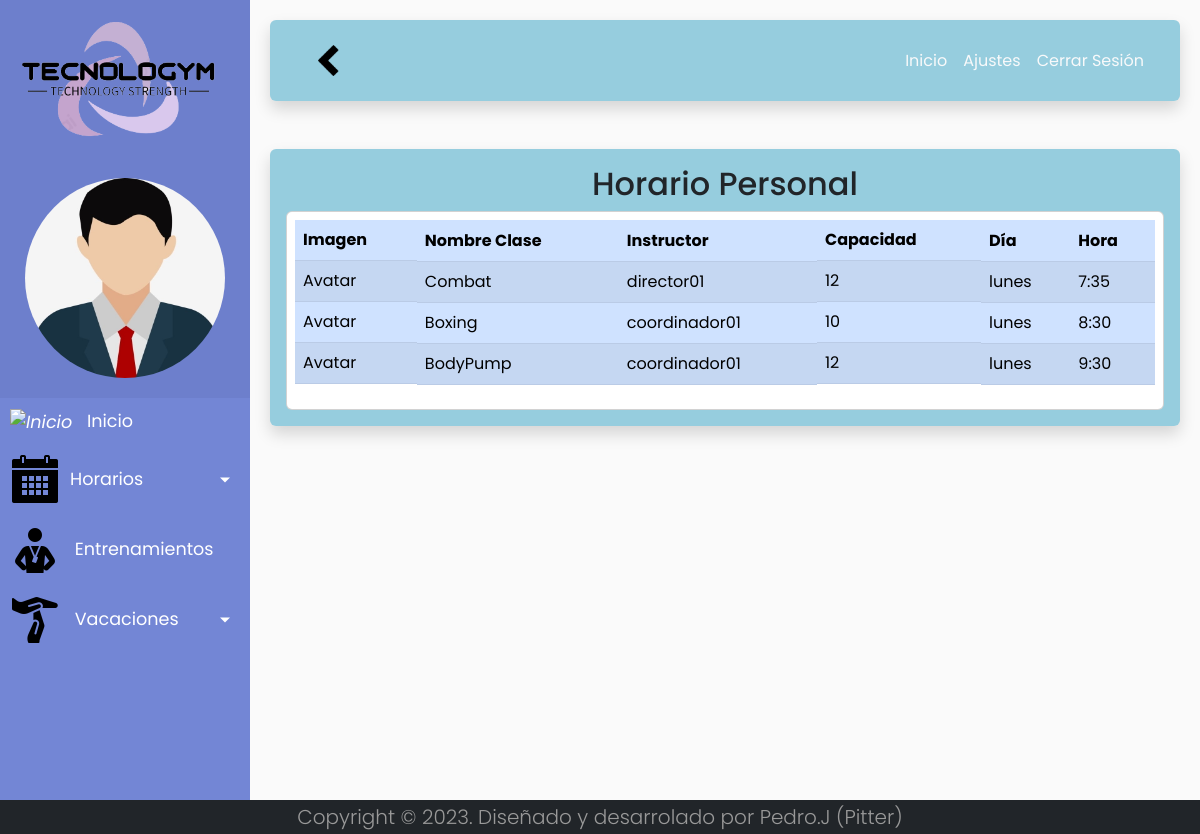
/c_Schedule/personalSchedule, run on an earlier commit of the app's database.
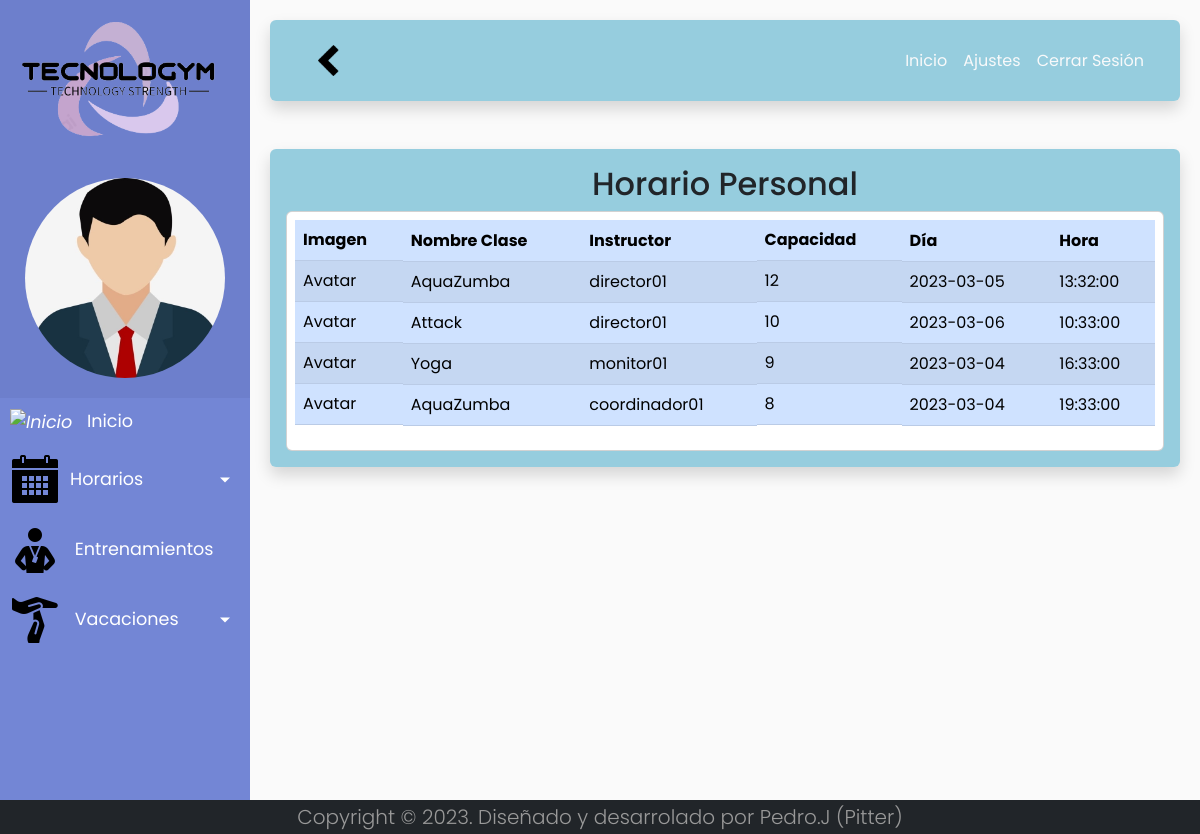
And on a later commit of the database.
### tables this page shows
CREATE TABLE `class` (
  `avatar` varchar(255) NOT NULL,
  `id_class` int(11) NOT NULL,
  `id_worker` int(11) NOT NULL,
  `id_skill` int(11) NOT NULL,
  `capacity` int(11) DEFAULT NULL,
  `day` date NOT NULL,
  `hour` time NOT NULL
);

CREATE TABLE `skill` (
  `id_skill` int(11) NOT NULL,
  `name_skill` varchar(70) NOT NULL,
  `level` varchar(1) NOT NULL DEFAULT '1'
);

CREATE TABLE `person` (
  `id_person` int(11) NOT NULL,
  `name` varchar(70) NOT NULL,
  `lastname` varchar(70) NOT NULL,
  `user` varchar(70) NOT NULL,
  `password` varchar(255) NOT NULL,
  `email` varchar(70) NOT NULL,
  `phone` varchar(9) NOT NULL,
  `avatar` varchar(255) DEFAULT NULL
);

### config/core/Controller.php (called while the page is built, shortened)
<?php
abstract class Controller
{
    protected function loadView($view, $params = array())
    {
        return new View($view, $params);
    }
    protected function loadModel($model)
    {
        if (is_file(ROOT . PATH_MODELS . $model . ".php")) {
            return new $model();
        } else {
            throw new Exception("Error, model does not exist");
        }
    }
}
?>

### app/controllers/c_Schedule.php (called while the page is built, shortened)
<?php
class c_Schedule extends Controller
{
    private $m_schedule;
    public function __construct()
    {
        $this->m_schedule = $this->loadModel("m_Schedule");
    }
    public function personalSchedule()
    {
        $datos["classes"] = $this->m_schedule->showSchedule();
        $contenido = "v_Schedule";
        $this->loadView("templates/header");
        $this->loadView("templates/sidebar");
        $this->loadView($contenido, $datos);
        $this->loadView("templates/footer");
    }
}
?>

### config/core/Model.php (called while the page is built, shortened)
<?php
class Model
{
    private $host = DB_HOST;
    private $user = DB_USER;
    private $pass = DB_PASS;
    private $dbname = DB_NAME;
    private $dbh;
    private $stmt;
    function __construct()
    {
        $dsn = 'mysql:host=' . $this->host . ';dbname=' . $this->dbname;
        $options = array(
            PDO::ATTR_PERSISTENT => true,
            PDO::ATTR_ERRMODE => PDO::ERRMODE_EXCEPTION,
            PDO::MYSQL_ATTR_INIT_COMMAND => 'SET NAMES utf8'
        );
        try {
            $this->dbh = new PDO($dsn, $this->user, $this->pass, $options);
        } catch (PDOException $e) {
            $this->error = $e->getMessage();
        }
    }
    public function consult($query)
    {
        $this->stmt = $this->dbh->prepare($query);
    }
    public function launch()
    {
        return $this->stmt->execute();
    }
    public function result()
    {
        $this->launch();
        return $this->stmt->fetchAll(PDO::FETCH_ASSOC);
    }
}
?>

### app/models/m_Schedule.php (called while the page is built, shortened)
<?php
class m_Schedule extends Model
{
    public function showSchedule()
    {
        $snt = "SELECT * FROM class
        INNER JOIN skill ON skill.id_skill=class.id_skill
        INNER JOIN worker ON worker.id_worker=class.id_worker
        INNER JOIN person ON person.id_person=worker.id_person;";
        $this->consult($snt);
        return $this->result();
    }
}
?>

### app/views/v_Schedule.php (the view)
<div class="row-6 fondo-2 shadow p-3 mb-5 rounded">
    <div class="">
        <h2 class="text-center">Horario Personal</h2>
        <div class="card">
            <div class="table-responsive-sm m-2">
                <table class="table table-primary table-striped table-hover ">
                    <thead>
                        <tr>
                            <th class="d-none d-lg-block" scope="col">Imagen</th>
                            <th scope="col">Nombre Clase</th>
                            <th scope="col">Instructor</th>
                            <th class="d-none d-lg-block" scope="col">Capacidad</th>
                            <th scope="col">Día</th>
                            <th scope="col">Hora</th>
                        </tr>
                    </thead>
                    <tbody>
                        <?php foreach ($classes as $class) : ?>
                            <tr class="">
                                <td class="d-none d-lg-block" scope="row">Avatar</td>
                                <td><?= $class['name_skill'] ?></td>
                                <td><?= $class['name'] ?></td>
                                <td class="d-none d-lg-block"><?= $class['capacity'] ?></td>
                                <td><?= $class['day'] ?></td>
                                <td><?= $class['hour'] ?></td>
                            </tr>
                        <?php endforeach ?>
                    </tbody>
                </table>
            </div>
        </div>
    </div>
</div>

### index.php (shortened to what this page needs)
<?php
$router = new Router();
$method = $router->getMethod();
$parameters = $router->getParams();
$myController = new $controller();
if (empty($parameters)) {
    $myController->$method();
} else {
    $myController->$method($parameters);
}
?>

### app/views/templates/header.php (shortened to what this page needs)
<!doctype html>
<html lang="en">
<head>
    <link href="https://cdn.jsdelivr.net/npm/bootstrap@5.2.1/dist/css/bootstrap.min.css" rel="stylesheet">
    <link rel="stylesheet" href="<?= BASE_URL ?>app\views\css\v_index.css">
</head>

### config/core/View.php (shortened to what this page needs)
<?php
class View
{
    protected $view;
    protected $params;
    public function __construct($view, $params = array())
    {
        $this->view = $view;
        $this->params = $params;
        $this->render();
    }
    protected function render()
    {
        $this->template = $this->getContentTemplate($this->view);
        echo $this->template;
    }
    protected function getContentTemplate($file)
    {
        $filePath = ROOT . PATH_VIEWS . $file . ".php";
        if (is_file($filePath)) {
            extract($this->params);
            require $filePath;
            $template = ob_get_contents();
            return $template;
        } else {
            throw new Exception("Error, view does not exist " . $filePath);
        }
    }
}
?>

### app/views/templates/sidebar.php (shortened to what this page needs)
<body>
    <div class="wrapper">
        <nav id="sidebar">
            <div class="sidebar-header">
                <a href="<?= BASE_URL . "c_Users/dashboard" ?>"><img class="img-fluid" src="<?= BASE_URL ?>app/assets/img/Brand_Tecnologym.png" width="200" alt="Brand-Tecnologym"></a>
            </div>
            <div class="sidebar-header text-center push ">
                <img class="img-fluid rounded-circle" src="<?= BASE_URL ?>app\assets\img\icons\avatar_person.jpg" width="200" alt="Brand-Tecnologym">
            </div>
            <ul class="list-unstyled">
                <li class="active">
                    <a href="<?= BASE_URL . "c_Users/dashboard" ?>">
                        <i class="fas fa-home"><img src="<?= BASE_URL ?>app\assets\img\icons\home_gym.png" width="50" alt="Inicio"></i>
                        <span class="disappear">Inicio</span>
                    </a>
                </li>
                <li>
                    <?php if ($_SESSION['session']['role'] != "Monitor") {
                        echo "<a href='#schudeleSubmenu' data-toggle='collapse' class='dropdown-toggle'>";
                        echo "<i class='fas fa-home'>";
                        echo "<img src='" . BASE_URL . "app\assets\img\icons\calendar.png' width='50' alt='Horario'>";
                        echo "</i>";
                        echo "<span class='disappear'>Horarios</span>";
                        echo "</a>";
                    } ?>
                </li>
                <li>
                    <a href="<?= BASE_URL ?>c_PersonalTraining/showPersonalTraining">
                        <i class="fas fa-home"><img src="<?= BASE_URL ?>app\assets\img\icons\personal_training.png" width="50" alt="Entrenamientos Personales"></i>
                        <span class="disappear">Entrenamientos</span></a>
                </li>
                <li>
                    <a href="#holidaysSubmenu" data-toggle="collapse" class="dropdown-toggle">
                        <i class="fas fa-home"><img src="<?= BASE_URL ?>app\assets\img\icons\time_out.png" width="50" alt="Horario"></i>
                        <span class="disappear">Vacaciones</span>
                    </a>
                </li>
            </ul>
        </nav>
        <div id="content">
            <nav class="fondo-2 shadow p-3 mb-5 rounded navbar navbar-expand-lg navbar-light">
                <div class="container-fluid ">
                    <button type="button" id="sidebarCollapse" class="btn row">
                        <i class="fas fa-home"><img class="rotation" src="<?= BASE_URL ?>app\assets\img\icons\left_arrow.png" width="35" alt="Cerrar Menu"></i>
                    </button>
                    <div class="collapse justify-content-end navbar-collapse" id="navbarSupportedContent">
                        <ul class="nav navbar-nav ml-auto text-end">
                            <li class="nav-item active">
                                <a class="text-light nav-link  rounded" href="<?= BASE_URL . "c_Users/dashboard" ?>">Inicio</a>
                            </li>
                            <li class="nav-item">
                                <a class="text-light nav-link rounded" href="<?= BASE_URL ?>c_Dashboard/settings">Ajustes</a>
                            </li>
                            <li class="nav-item">
                                <a class="text-light nav-link rounded" href="<?= BASE_URL ?>c_Dashboard/logOut">Cerrar Sesión</a>
                            </li>
                        </ul>
                    </div>
                </div>
            </nav>

### app/views/templates/footer.php (shortened to what this page needs)
</div>
</div>
<footer class="bg-dark text-white text-center justify-content">
    <div class="container">
        <p class="lead m-0">Copyright &copy; 2023. Diseñado y desarrolado por <a href="https://github.com/pitterpj" rel="nofollow">Pedro.J (Pitter)</a></p>
    </div>
</footer>
</body>
</html>

### app/views/css/v_index.css (style rules this page uses)
body { font-family: "Poppins", sans-serif; background: #fafafa; }
p { font-family: "Poppins", sans-serif; font-size: 1.1em; font-weight: 300; line-height: 1.7em; color: #999; }
a, a:hover, a:focus { color: inherit; text-decoration: none; transition: all 0.3s; }
.navbar { padding: 15px 10px; background: #fff; border: none; border-radius: 0; margin-bottom: 40px; box-shadow: 1px 1px 3px rgba(0, 0, 0, 0.1); }
#sidebar .sidebar-header { transition: 0.5s; }
.wrapper { display: flex; align-items: stretch; }
#sidebar { min-width: 250px; max-width: 250px; background: #7386d5; color: #fff; transition: all 0.7s; }
#sidebar .sidebar-header { padding: 20px; background: #6d7fcc; }
#sidebar ul li a { padding: 10px; font-size: 1.1em; display: block; }
#sidebar ul li a i { margin-right: 10px; }
a[data-toggle="collapse"] { position: relative; }
.dropdown-toggle::after { display: block; position: absolute; top: 50%; right: 20px; transform: translateY(-50%); }
#content { width: 100%; padding: 20px; min-height: 100vh; transition: all 0.3s; }
.fondo-2 { background-color: #289bbe7a; }
.rotation { transition: all .7s; }

What changed in the data, as far as the page shows it:
changed class (number 1 of 4 on the later page): id_skill.name_skill "Combat" → "AquaZumba"; day "lunes" → "2023-03-05"; hour "7:35" → "13:32:00"
changed class: id_skill.name_skill "Boxing" → "Attack"; person.name "coordinador01" → "director01"; day "lunes" → "2023-03-06"; hour "8:30" → "10:33:00"
changed class: id_skill.name_skill "BodyPump" → "Yoga"; person.name "coordinador01" → "monitor01"; capacity "12" → "9"; day "lunes" → "2023-03-04"; hour "9:30" → "16:33:00"
added class: id_skill.name_skill "AquaZumba", person.name "coordinador01", capacity "8", day "2023-03-04", hour "19:33:00"
